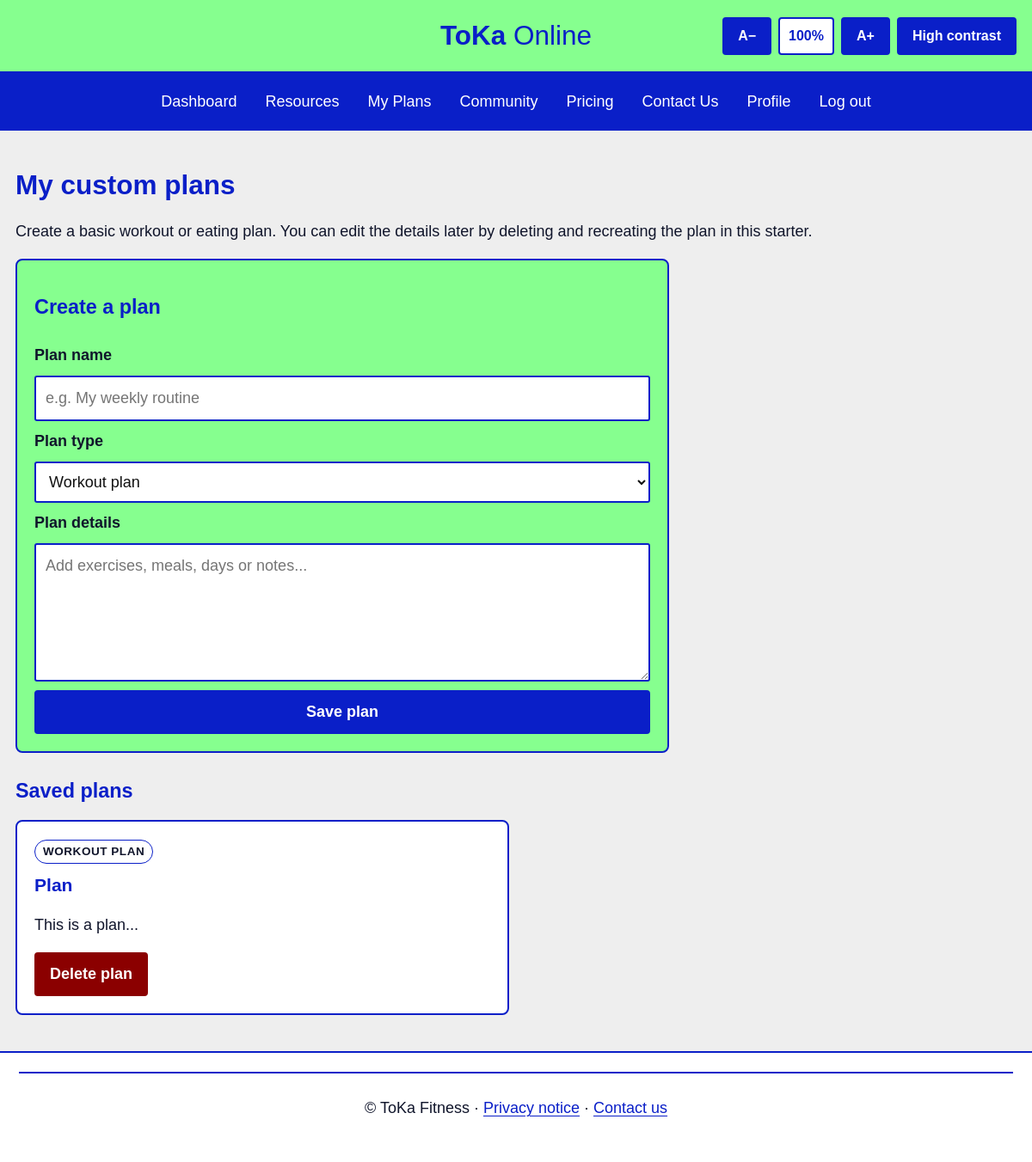
/plans (signed in), run on an earlier commit of the app's database.
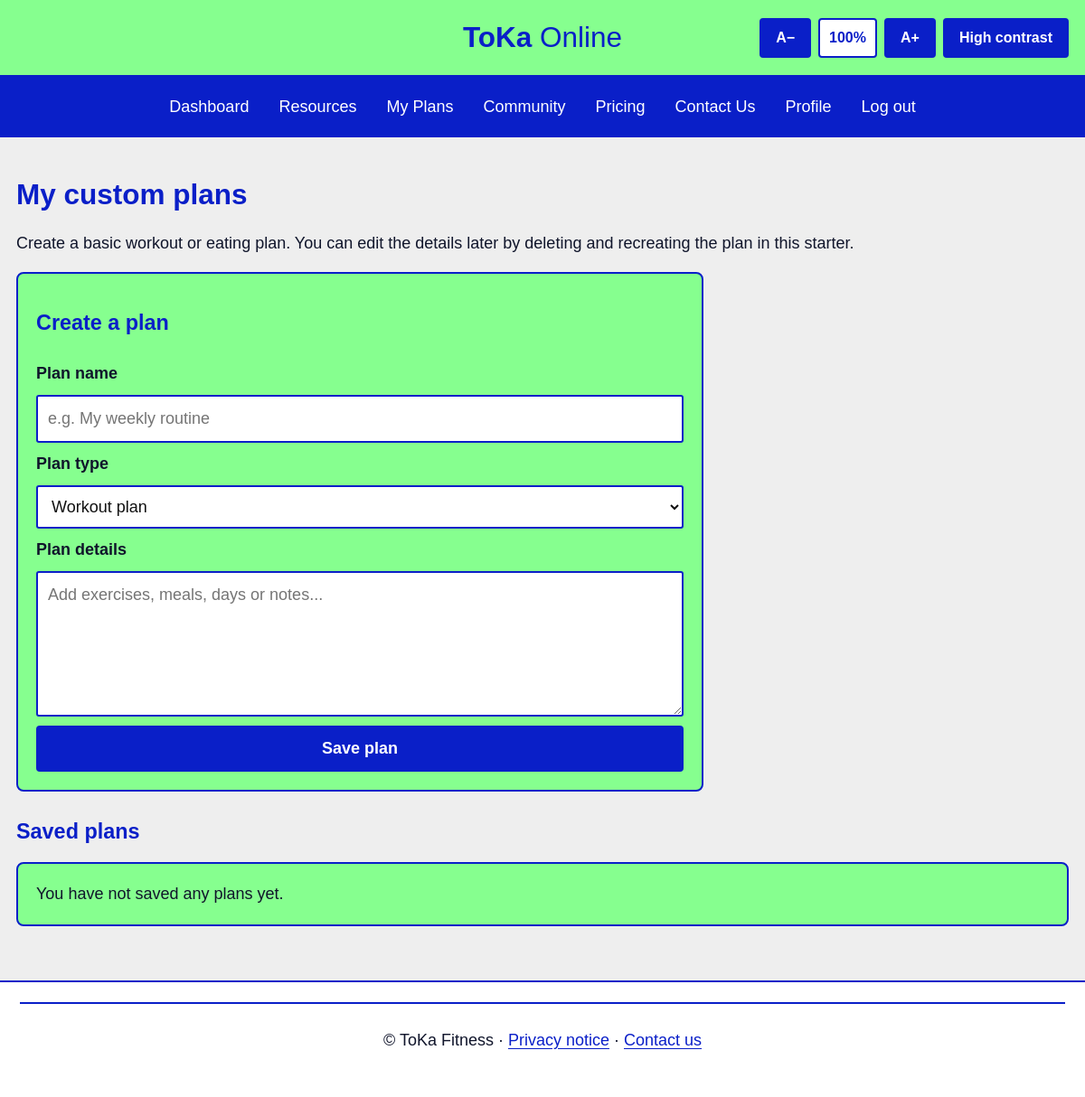
And on a later commit of the database.
### tables this page shows
CREATE TABLE plans (
        id INTEGER PRIMARY KEY AUTOINCREMENT,
        user_id INTEGER NOT NULL,
        title TEXT NOT NULL,
        plan_type TEXT NOT NULL,
        details TEXT NOT NULL,
        created_at TEXT NOT NULL DEFAULT CURRENT_TIMESTAMP,
        FOREIGN KEY(user_id) REFERENCES users(id)
    );

### app.py (the view, shortened to what this page needs)
@app.route("/plans", methods=["GET", "POST"])
@login_required
def plans():
    db = get_db()
    saved = db.execute("SELECT * FROM plans WHERE user_id=? ORDER BY id DESC", (session["user_id"],)).fetchall()
    db.close()
    return render_template("plans.html", plans=saved)

### app.py (called while the page is built)
def get_db():
    db = sqlite3.connect(app.config["DATABASE"])
    db.row_factory = sqlite3.Row
    return db

def login_required(view):
    @wraps(view)
    def wrapped(*args, **kwargs):
        if "user_id" not in session:
            flash("Please sign in to use that feature.", "warning")
            return redirect(url_for("login"))
        return view(*args, **kwargs)
    return wrapped

### templates/plans.html (shortened to what this page needs)
{% extends "base.html" %}
{% block content %}
<h1>My custom plans</h1>
<p>Create a basic workout or eating plan. You can edit the details later by deleting and recreating the plan in this starter.</p>
<form class="panel form-stack" method="post">
  <h2>Create a plan</h2>
  <label for="title">Plan name</label>
  <input id="title" name="title" maxlength="100" required placeholder="e.g. My weekly routine">
  <label for="plan_type">Plan type</label>
  <select id="plan_type" name="plan_type" required>
    <option value="workout">Workout plan</option>
  </select>
  <label for="details">Plan details</label>
  <textarea id="details" name="details" rows="5" required placeholder="Add exercises, meals, days or notes..."></textarea>
  <button type="submit">Save plan</button>
</form>
<section class="section">
  <h2>Saved plans</h2>
  {% if plans %}
    <div class="grid two">
    {% for plan in plans %}
      <article class="card">
        <span class="tag">{{ plan.plan_type }} plan</span>
        <h3>{{ plan.title }}</h3>
        <p class="preserve">{{ plan.details }}</p>
        <form method="post" action="{{ url_for('delete_plan', plan_id=plan.id) }}" onsubmit="return confirm('Delete this plan?')">
            <button class="button danger" type="submit">Delete plan</button>
        </form>
      </article>
    {% endfor %}
    </div>
  {% else %}<p class="panel">You have not saved any plans yet.</p>{% endif %}
</section>
{% endblock %}

### templates/base.html (shortened to what this page needs)
<!doctype html>
<html lang="en">
<head>
  <link rel="stylesheet" href="{{ url_for('static', filename='css/style.css') }}">
</head>
<body>
  <header class="site-header">
    <div class="access-tools" role="region" aria-label="Accessibility tools">
      <button type="button" id="text-smaller" aria-label="Decrease text size">A−</button>
      <span id="text-size-display" class="text-size-display" aria-live="polite">100%</span>
      <button type="button" id="text-larger" aria-label="Increase text size">A+</button>
      <button type="button" id="contrast-toggle" aria-pressed="false">High contrast</button>
    </div>
    <a class="brand" href="{{ url_for('home') }}">ToKa <span>Online</span></a>
  </header>
  <nav class="nav" aria-label="Main navigation">
    <a href="{{ url_for('home') }}">Dashboard</a>
    <a href="{{ url_for('resources') }}">Resources</a>
    <a href="{{ url_for('plans') }}">My Plans</a>
    <a href="{{ url_for('community') }}">Community</a>
    <a href="{{ url_for('pricing') }}">Pricing</a>
    <a href="{{ url_for('contact') }}">Contact Us</a>
    {% if session.get('user_id') %}
      <a href="{{ url_for('profile') }}">Profile</a>
      <a href="{{ url_for('logout') }}">Log out</a>
    {% else %}
      <a href="{{ url_for('login') }}">Sign in</a>
      <a href="{{ url_for('register') }}">Register</a>
    {% endif %}
  </nav>
  <main id="main" class="container">
    {% block content %}{% endblock %}
  </main>
  <footer class="site-footer">
      <footer class="site-footer">
    <p>&copy; ToKa Fitness &middot; <a href="{{ url_for('privacy') }}">Privacy notice</a> &middot; <a href="{{ url_for('contact') }}">Contact us</a></p>
  </footer>
  </footer>
</body>
</html>

### static/css/style.css (style rules this page uses)
:root { --navy: #0A1FC8; --green: #86FF8F; --page: #EEEEEE; --ink: #10152b; --white: #ffffff; --border: #0A1FC8; }
* { box-sizing: border-box; }
html { scroll-behavior: smooth; }
body { margin: 0; background: var(--page); color: var(--ink); font-family: Arial, Verdana, sans-serif; font-size: 18px; line-height: 1.5; }
a { color: var(--navy); text-decoration: underline; text-underline-offset: 3px; }
.access-tools { position: absolute; top: 50%; transform: translateY(-50%); right: 18px; display: flex; gap: 8px; font-size: 16px; line-height: 1.2; }
.access-tools button, .text-size-display { font-size: 16px; white-space: nowrap; }
.text-size-display { display: inline-flex; align-items: center; justify-content: center; min-width: 64px; min-height: 44px; padding: 0 10px; background: white; color: var(--navy); border: 2px solid var(--navy); border-radius: 4px; font-weight: bold; }
.site-header { position: relative; display: flex; align-items: center; justify-content: center; min-height: 80px; background: var(--green); border-bottom: 2px solid var(--navy); text-align: center; padding: 18px; }
.brand { display: inline-block; font-size: 1.75em; font-weight: 800; color: var(--navy); text-decoration: none; }
.brand span { font-weight: 400; }
.nav { background: var(--navy); display: flex; justify-content: center; flex-wrap: wrap; gap: 5px; padding: 10px; }
.nav a { color: white; padding: 9px 13px; min-height: 44px; display: inline-flex; align-items: center; border: 1px solid transparent; text-decoration: none; }
.container { max-width: 1200px; margin: 0 auto; padding: 24px 18px 42px; min-height: 55vh; }
h1, h2, h3 { color: var(--navy); line-height: 1.2; }
h1 { font-size: 1.75em; }
h2 { font-size: 1.3em; }
.panel, .card { background: var(--green); border: 2px solid var(--navy); border-radius: 8px; padding: 20px; }
.section { margin-top: 30px; }
.button, button { display: inline-block; background: var(--navy); color: white; border: 2px solid var(--navy); border-radius: 4px; padding: 10px 16px; min-height: 44px; font: inherit; font-weight: bold; cursor: pointer; text-decoration: none; }
.form-stack { display: flex; flex-direction: column; gap: 10px; max-width: 760px; }
input, textarea, select { width: 100%; padding: 11px; border: 2px solid var(--navy); border-radius: 3px; font: inherit; background: white; color: #111; }
textarea { resize: vertical; }
label { font-weight: bold; }
.site-footer { text-align: center; background: #fff; border-top: 2px solid var(--navy); padding: 22px; }
.site-footer p { margin: 5px; }

What changed in the data, as far as the page shows it:
removed plans: plan_type "WORKOUT", title "Plan", details "This is a plan..."
Also different on the page:
text now shown: "You have not saved any plans yet."
